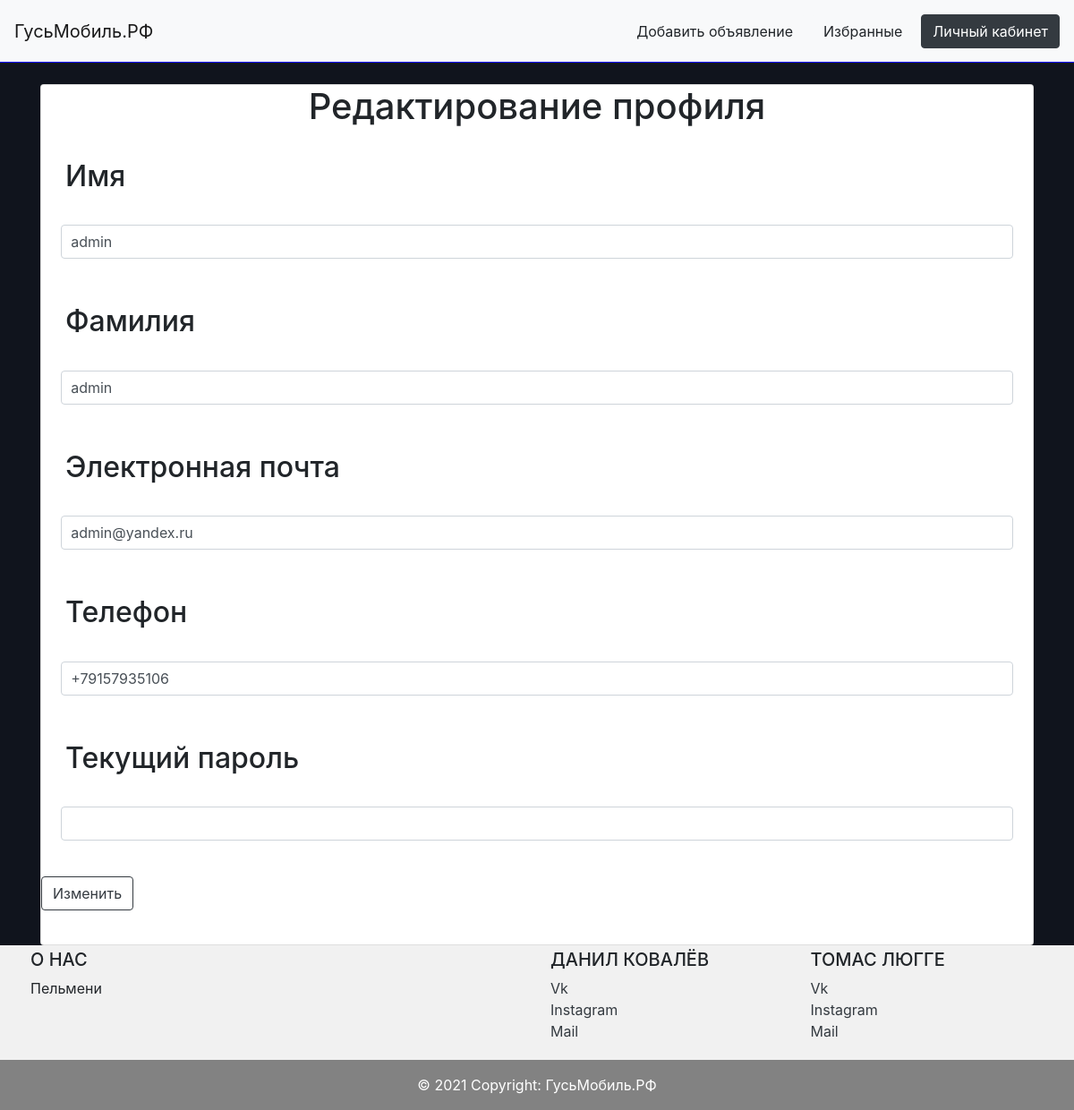
The page /edit_profile (signed in) on the database as committed earlier.
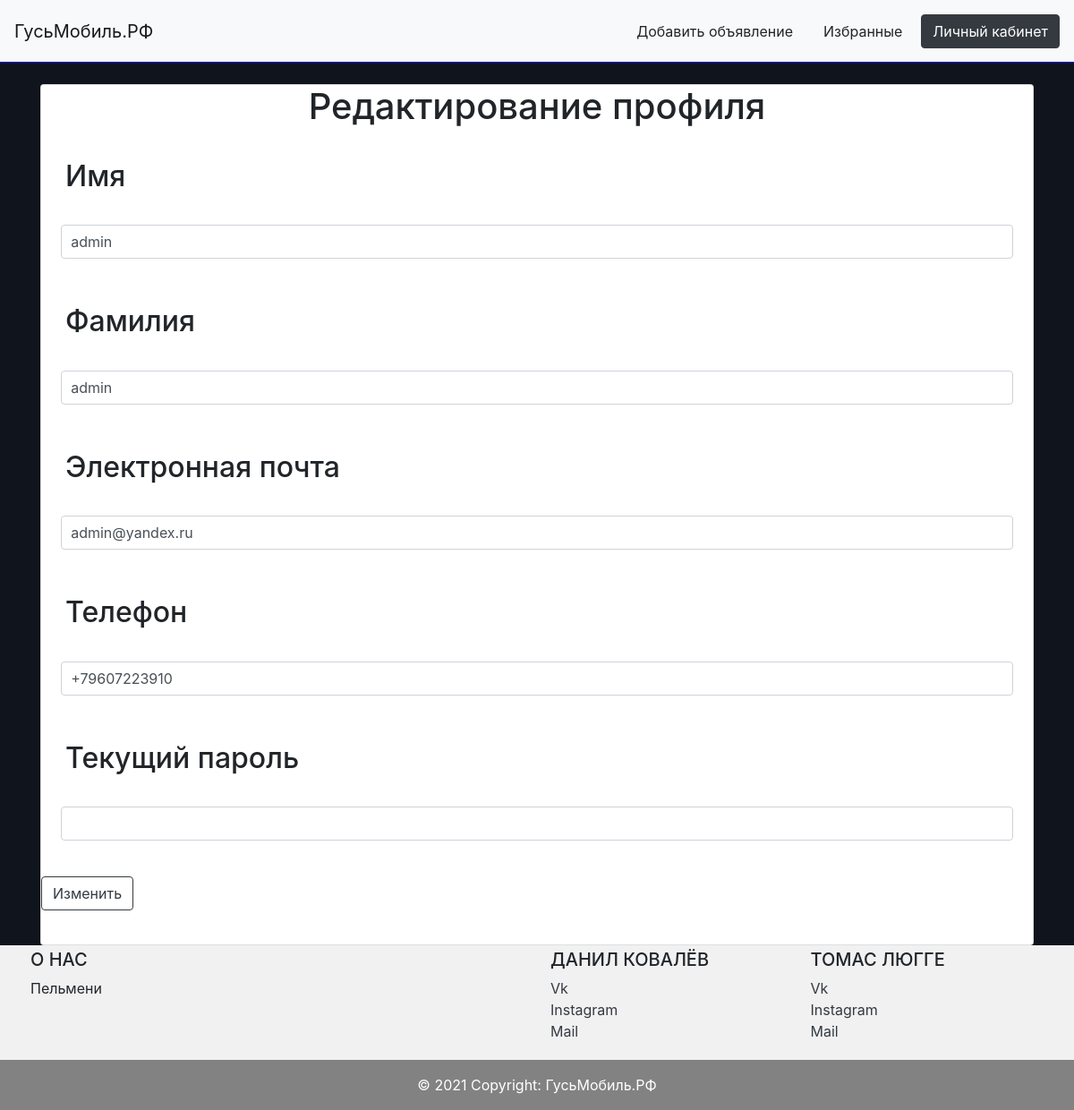
The same page on the database as committed later.
### data/users.py (models this page shows, shortened)
class Users(SqlAlchemyBase, UserMixin):
    __tablename__ = 'users'
    id = sqlalchemy.Column(sqlalchemy.Integer, primary_key=True, autoincrement=True)
    surname = sqlalchemy.Column(sqlalchemy.String, nullable=True)
    name = sqlalchemy.Column(sqlalchemy.String, nullable=True)
    email = sqlalchemy.Column(sqlalchemy.String, nullable=True, index=True, unique=True)
    phone = sqlalchemy.Column(sqlalchemy.String, nullable=True)
    hashed_password = sqlalchemy.Column(sqlalchemy.String, nullable=True)
    ads = orm.relation('Ads', back_populates='user')
    favorites = orm.relation('Favorites', back_populates='user')

### main.py (the view, shortened to what this page needs)
@app.route('/edit_profile', methods=['GET', 'POST'])
@login_required
def edit_profile():
    form = EditProfileForm()
    if request.method == "GET":
        db_sess = db_session.create_session()
        user = db_sess.query(Users).filter(Users.email == current_user.email).first()
        if user:
            form.name.data = user.name
            form.surname.data = user.surname
            form.email.data = user.email
            form.phone.data = user.phone
        else:
            abort(404)
    return render_template('edit_profile.html', form=form, title='Редактирование профиля')

### forms/edit_profile.py
class EditProfileForm(FlaskForm):
    name = StringField('Имя', validators=[DataRequired()])
    surname = StringField('Фамилия', validators=[DataRequired()])
    email = EmailField("Электронная почта", validators=[DataRequired()])
    phone = StringField('Телефон', validators=[DataRequired()])
    password = PasswordField('Текущий пароль', validators=[DataRequired()])
    submit = SubmitField('Изменить')

### data/db_session.py (called while the page is built)
def create_session() -> Session:
    global __factory
    return __factory()

### main.py (called while the page is built)
@login_manager.user_loader
def load_user(user_id):
    db_sess = db_session.create_session()
    return db_sess.query(Users).get(user_id)

### templates/edit_profile.html (shortened to what this page needs)
{% extends "base.html" %}
{% block content %}
    <div class="card mt-4">
        <h1 style="text-align: center;">{{title}}</h1>
        <form method="post">
            <p>
                <h2 style="padding: 7px; margin: 20px;">{{ form.name.label }}</h2>
                {{ form.name(class="form-control", style="width: 96%; margin-left: 2%; margin-right: 2%; padding: 10px;") }}<br>
            </p>
            <p>
                <h2 style="padding: 7px; margin: 20px;">{{ form.surname.label }}</h2>
                {{ form.surname(class="form-control", style="width: 96%; margin-left: 2%; margin-right: 2%; padding: 10px;") }}<br>
            </p>
            <p>
                <h2 style="padding: 7px; margin: 20px;">{{ form.email.label }}</h2>
                {{ form.email(class="form-control", style="width: 96%; margin-left: 2%; margin-right: 2%; padding: 10px;") }}<br>
            </p>
            <p>
                <h2 style="padding: 7px; margin: 20px;">{{ form.phone.label }}</h2>
                {{ form.phone(class="form-control", style="width: 96%; margin-left: 2%; margin-right: 2%; padding: 10px;") }}<br>
            </p>
            <p>
                <h2 style="padding: 7px; margin: 20px;">{{ form.password.label }}</h2>
                {{ form.password(class="form-control", style="width: 96%; margin-left: 2%; margin-right: 2%; padding: 10px;") }}<br>
            </p>
            <p>{{ form.submit(type="submit", class="btn btn-outline-dark") }}</p>
        </form>
    </div>
{% endblock %}

Rows that differ between the two databases and show on the page:
changed Users "admin": phone "+79157935106" → "+79607223910"
